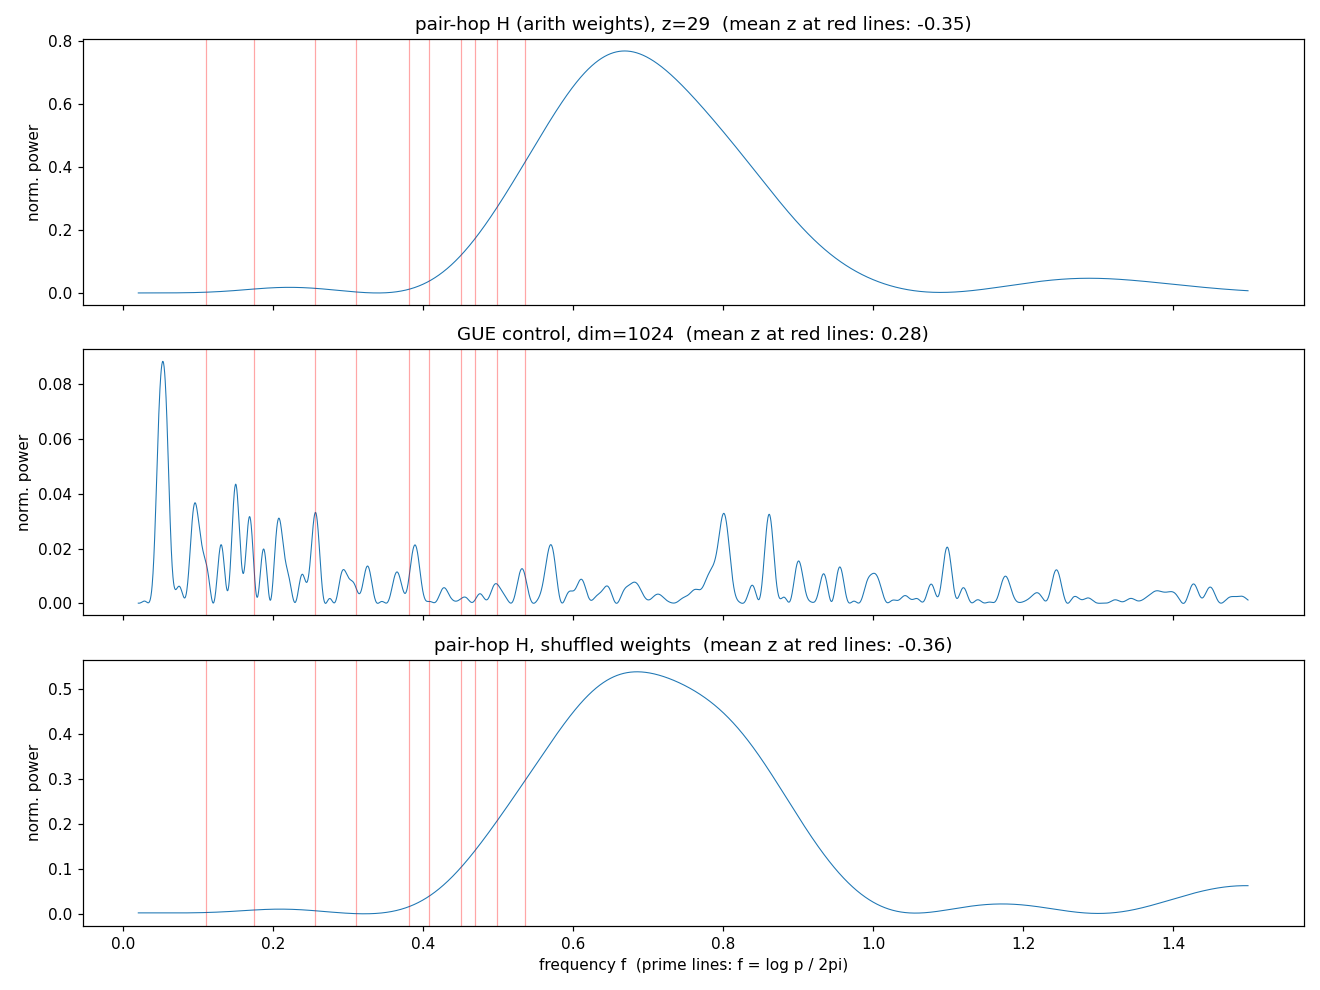

Write the Python code that produced this figure.
#!/usr/bin/env python3
"""
Node 13e -- does the Fock spectrum's fluctuation know about the primes?

The zeros know about primes via the explicit formula: N_osc(T) oscillates
at frequencies (r log p)/(2 pi). Run it in reverse on our operator: take
the z=29 pair-hopping spectrum, subtract the smooth counting function,
Lomb-Scargle the residual, look for peaks at f_p = log(p)/(2 pi).

Controls: (1) a GUE random matrix of the same dimension -- the method
must show no prime peaks there; (2) our Hamiltonian with shuffled
weights -- tests whether peaks track the actual prime values.
Significance: z-score of power at prime frequencies vs the empirical
background over the frequency grid.
"""

import numpy as np, json

def analyze(E, label, deg=10):
    from scipy.signal import lombscargle
    n = np.arange(1, len(E) + 1)
    Nbar = np.polyval(np.polyfit(E, n, deg), E)
    res = n - Nbar
    lo, hi = int(0.10*len(E)), int(0.90*len(E))
    Eb, rb = E[lo:hi], res[lo:hi] - res[lo:hi].mean()
    freqs = np.linspace(0.02, 1.5, 4000)
    P = lombscargle(Eb, rb, 2*np.pi*freqs, normalize=True)
    return freqs, P, float(Eb[-1]-Eb[0])

def prime_freqs(z):
    import math
    s = bytearray(b'\x01')*(z+1); s[:2] = b'\x00\x00'
    for i in range(2, int(math.isqrt(z))+1):
        if s[i]: s[i*i:z+1:i] = b'\x00'*(((z - i*i)//i)+1)
    return [math.log(p)/(2*math.pi) for p in range(2, z+1) if s[p]]

def zscores(freqs, P, fp):
    bg = P.copy()
    for f in fp:                       # mask neighborhoods of prime freqs
        bg[(freqs > f-0.02) & (freqs < f+0.02)] = np.nan
    mu, sd = np.nanmean(bg), np.nanstd(bg)
    vals = [float(P[np.argmin(np.abs(freqs-f))]) for f in fp]
    return vals, [(v-mu)/sd for v in vals], mu, sd

def main():
    from fock_pairhop import build, primes_upto
    rng = np.random.default_rng(1)
    z = 29
    ps = primes_upto(z); w = np.log(ps)/ps
    Hb, Hp = build(z, w)
    lam0 = float(np.linalg.norm(Hb)/np.linalg.norm(Hp))
    E = np.linalg.eigvalsh(Hb + lam0*Hp)
    print(f"z=29 spectrum: dim={len(E)}, range=[{E[0]:.2f},{E[-1]:.2f}]")

    # GUE control, same dimension
    N = len(E)
    A = (rng.standard_normal((N, N)) + 1j*rng.standard_normal((N, N)))/np.sqrt(2)
    Eg = np.linalg.eigvalsh((A + A.conj().T)/2)

    # shuffled-weight control
    ws = rng.permutation(w)
    Hbs, Hps = build(z, ws)
    lam0s = float(np.linalg.norm(Hbs)/np.linalg.norm(Hps))
    Es = np.linalg.eigvalsh(Hbs + lam0s*Hps)

    fp = prime_freqs(z)
    print("prime freqs:", [f"{f:.3f}" for f in fp])
    out = {}
    cases = {"arith": E, "gue": Eg, "shuffled": Es}
    res = {}
    for label, Ev in cases.items():
        freqs, P, span = analyze(Ev, label)
        vals, zs, mu, sd = zscores(freqs, P, fp)
        res[label] = {"P_at_primes": vals, "z": zs,
                      "mean_z": float(np.mean(zs)), "max_z": float(np.max(zs))}
        print(f"{label}: mean z at prime freqs = {np.mean(zs):.2f}, "
              f"max z = {np.max(zs):.2f} (bg mu={mu:.4f} sd={sd:.4f})")
        out[label] = {"freqs": freqs.tolist(), "P": P.tolist()}
    json.dump({"fp": fp, "stats": res,
               "freqs": freqs.tolist(),
               "P_arith": out["arith"]["P"], "P_gue": out["gue"]["P"],
               "P_shuffled": out["shuffled"]["P"]},
              open("fock_primefreq.json", "w"))

    import matplotlib; matplotlib.use("Agg")
    import matplotlib.pyplot as plt
    fig, axx = plt.subplots(3, 1, figsize=(12, 9), sharex=True)
    for ax, label, ttl in zip(axx, ["arith", "gue", "shuffled"],
                              ["pair-hop H (arith weights), z=29",
                               "GUE control, dim=1024",
                               "pair-hop H, shuffled weights"]):
        ax.plot(out[label]["freqs"], out[label]["P"], lw=0.7)
        for f in fp:
            ax.axvline(f, color='r', alpha=0.35, lw=0.8)
        ax.set_title(f"{ttl}  (mean z at red lines: {res[label]['mean_z']:.2f})")
        ax.set_ylabel("norm. power")
    axx[-1].set_xlabel("frequency f  (prime lines: f = log p / 2pi)")
    fig.tight_layout(); fig.savefig("fock_primefreq.png", dpi=110)
    print("figure -> fock_primefreq.png")

if __name__ == "__main__":
    main()
